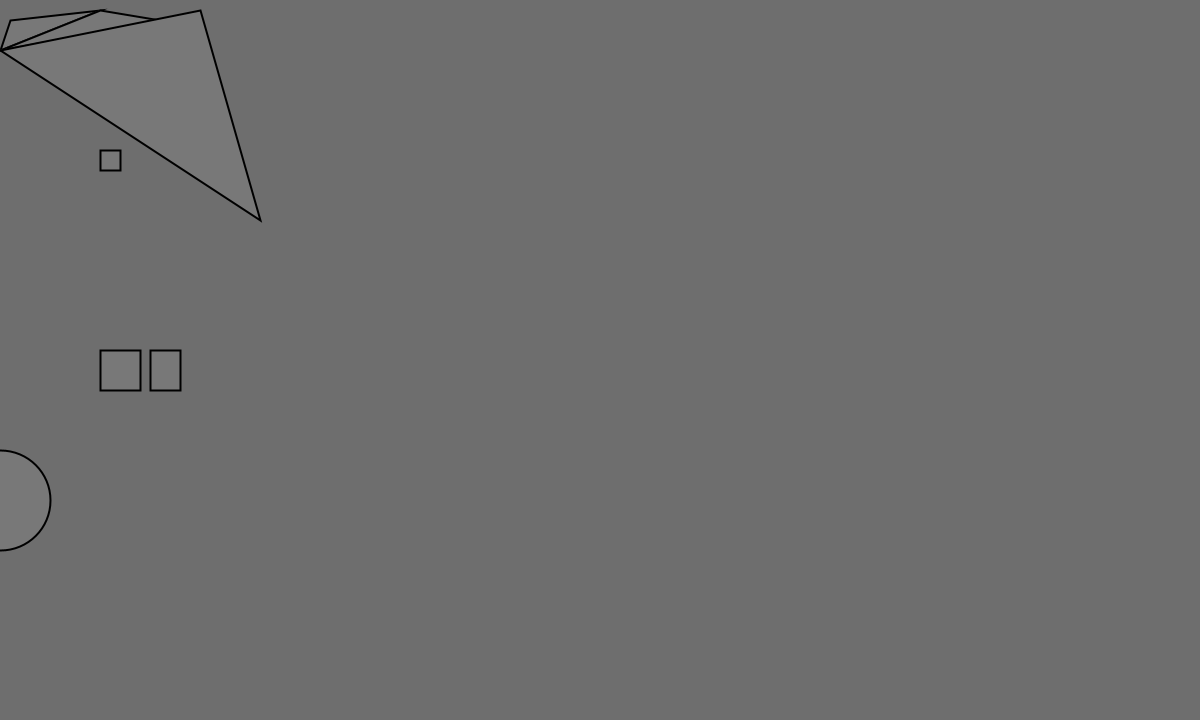
Frame 1 (no input)
Frame 60 (the mouse pressed at the canvas centre just before this capture): identical to frame 1, image omitted
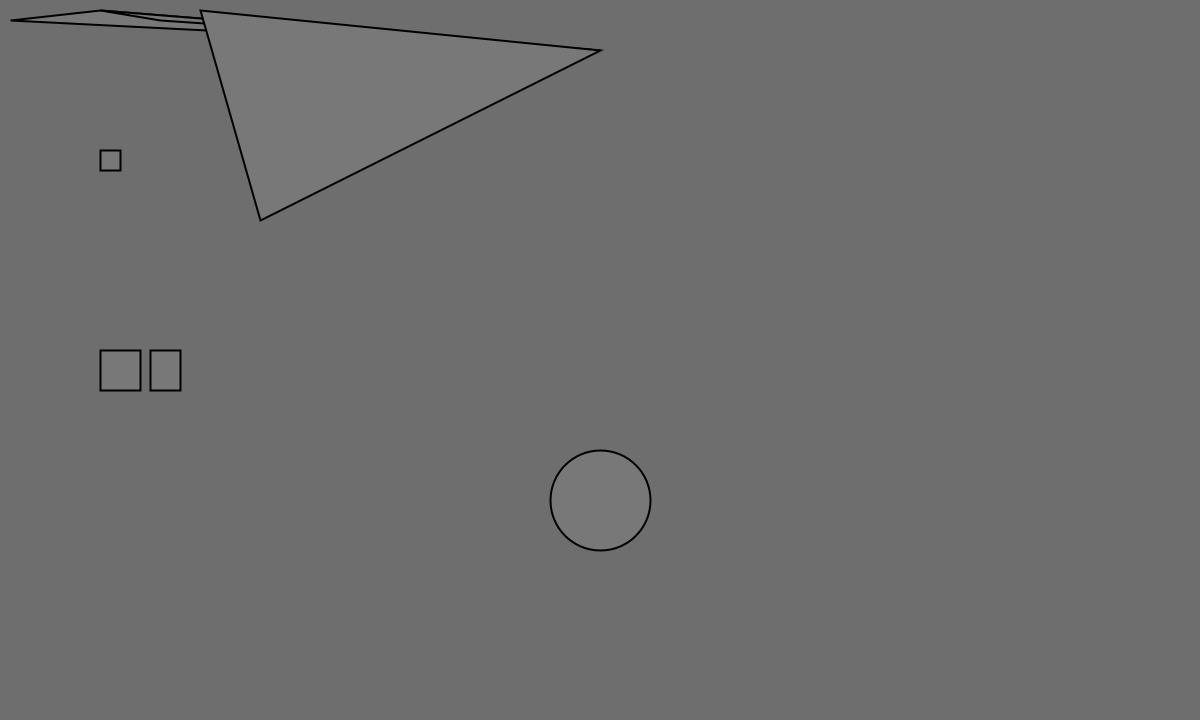
Frame 120 (the mouse held since frame 60 and released just before this capture)

The Processing sketch that drew these frames (run headless with seeded random() and noise(); from frame 60 on, the mouse is pressed at the canvas centre):

// Processing sketch: processing_73952
// ── processing_73952.pde

//Button exercize in class.
//top square activates color shift.

boolean myDisplay;

void setup(){
  myDisplay = false;
  size(1200,720);
  
}

void draw(){
  background(110);
  strokeWeight(2);
  if(myDisplay){
  myDisplay = false;
  }else{ if(!myDisplay){
    myDisplay = true;
  }
 }
  
  if(mouseX>100 && mouseX < 120 && mouseY>150 && mouseY<170){
    if(mousePressed){
      fill(100,10,10);
      }else{
      fill(10,50,150);
      }
      }else{
      fill(120);
      }
rect(100,150,20,20);
rect(100,350,40,40);
rect(150,350,30,40);

ellipse(pmouseX,500,100,100);
triangle(10, 20, mouseX, 50, 100, 10);
triangle(160, 20, mouseX, 50, 100, 10);
triangle(260, 220, mouseX, 50, 200, 10);

//

if(mouseX>100 && mouseX<150 && mouseY>170 && mouseY<180){
  if(mousePressed){
    fill(10,10,20);
  }else{
    fill(110,20,60);

for(int i = 0; i < 100; i++){
  fill(150);
  rect(i*16, i*10, 9 , 100);
        }
      }
    }
  }


/*


}

for(int x = 0; x < 100; x++){
  for(int x = 0; x < 100; x ++){
  ellipse(i*10,x*10,10,10);
}


*/
